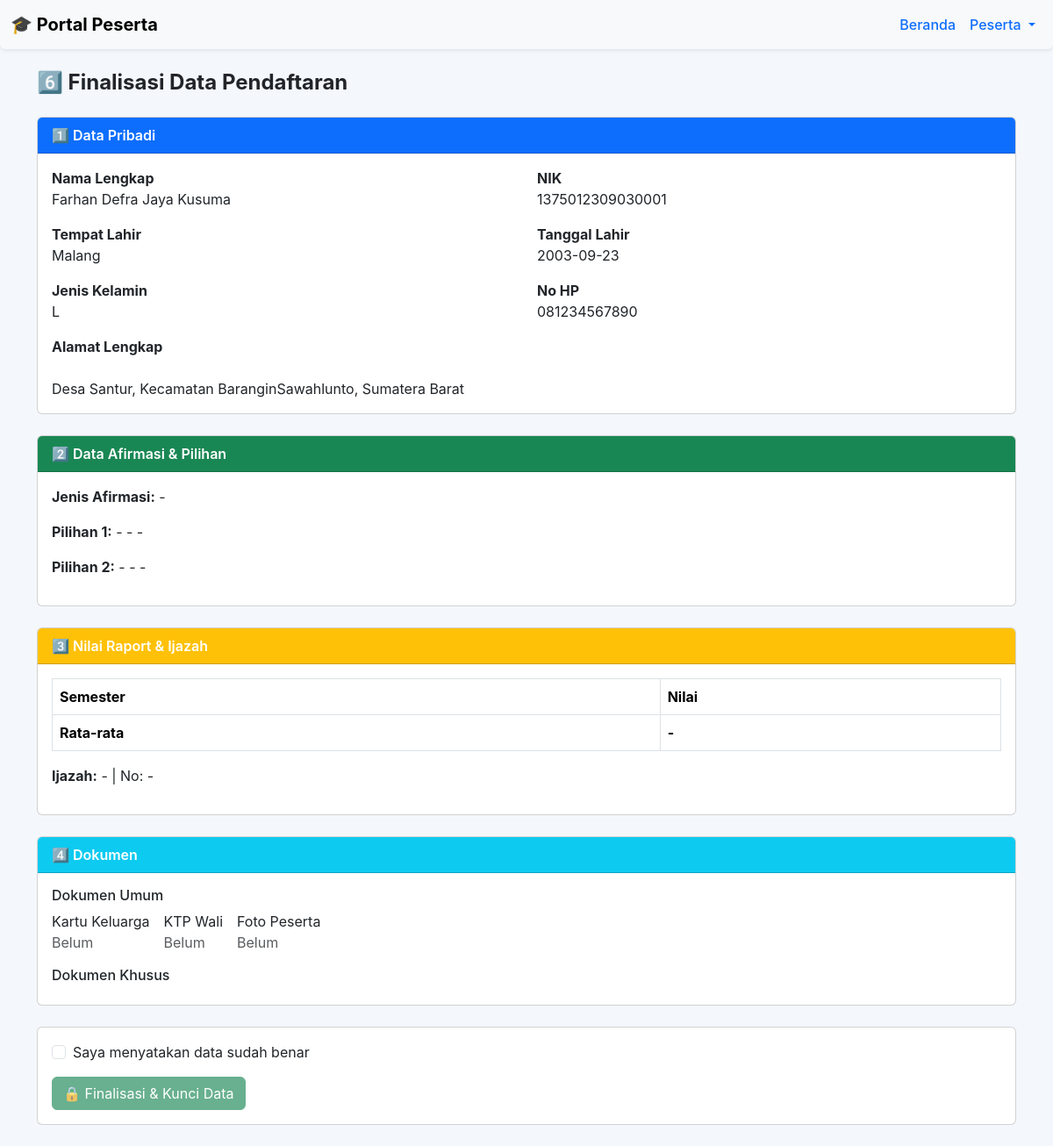
The page /spmb/peserta/afirmasi/step6_finalisasi.php (signed in) on the database its author committed.
### tables this page shows
CREATE TABLE `peserta_biodata` (
  `id_biodata` int(11) NOT NULL AUTO_INCREMENT,
  `id_user` int(11) NOT NULL,
  `nama_lengkap` varchar(150) DEFAULT NULL,
  `nama_panggilan` varchar(100) DEFAULT NULL,
  `nik` char(16) DEFAULT NULL,
  `nisn` char(10) DEFAULT NULL,
  `no_kk` char(16) DEFAULT NULL,
  `tempat_lahir` varchar(100) DEFAULT NULL,
  `tanggal_lahir` date DEFAULT NULL,
  `jenis_kelamin` enum('L','P') DEFAULT NULL,
  `agama` varchar(50) DEFAULT NULL,
  `kewarganegaraan` varchar(50) DEFAULT NULL,
  `anak_ke` int(11) DEFAULT NULL,
  `jumlah_saudara` int(11) DEFAULT NULL,
  `status_keluarga` enum('kandung','tiri','angkat') DEFAULT NULL,
  `alamat` text DEFAULT NULL,
  `jalan` varchar(150) DEFAULT NULL,
  `rt` varchar(20) DEFAULT NULL,
  `rw` varchar(20) DEFAULT NULL,
  `kelurahan` varchar(100) DEFAULT NULL,
  `kecamatan` varchar(100) DEFAULT NULL,
  `kabupaten` varchar(100) DEFAULT NULL,
  `provinsi` varchar(100) DEFAULT NULL,
  `kode_pos` char(5) DEFAULT NULL,
  `status_tinggal` varchar(50) DEFAULT NULL,
  `jarak_sekolah` varchar(50) DEFAULT NULL,
  `transportasi` varchar(50) DEFAULT NULL,
  `tinggi_badan` int(11) DEFAULT NULL,
  `berat_badan` int(11) DEFAULT NULL,
  `kebutuhan_khusus` varchar(100) DEFAULT NULL,
  `no_hp` varchar(20) DEFAULT NULL,
  `email` varchar(100) DEFAULT NULL,
  `created_at` timestamp NOT NULL DEFAULT current_timestamp(),
  PRIMARY KEY (`id_biodata`)
);

### spmb/peserta/afirmasi/step6_finalisasi.php (the view, shortened to what this page needs)
<?php
require_once "../../config/database.php";
$id_user = $_SESSION['user_id'];
$stmt = $pdo->prepare("SELECT * FROM peserta_biodata WHERE id_biodata = :id_biodata LIMIT 1");
$stmt->execute(['id_biodata' => $id_user]);
$data = $stmt->fetch(PDO::FETCH_ASSOC);
$afirmasi = $_SESSION['afirmasi'] ?? [];
$kategori = $afirmasi['jenis'] ?? '-';
$nilai    = $afirmasi['nilai'] ?? [];
$ijazah   = $afirmasi['ijazah'] ?? [];
$dokumen  = $afirmasi['dokumen'] ?? [];
$dokumen_umum = [
    'kk'        => 'Kartu Keluarga',
    'ktp_wali'  => 'KTP Wali',
    'foto'      => 'Foto Peserta'
];
?>
<?php include "../partials/header.php"; ?>
<?php include "../partials/navbar.php"; ?>
<div class="container my-4">
<h4 class="mb-4 fw-bold">6️⃣ Finalisasi Data Pendaftaran</h4>
<div class="card mb-4">
<div class="card-header bg-primary text-white fw-semibold">1️⃣ Data Pribadi</div>
<div class="card-body row">
<div class="col-md-6 mb-3"><strong>Nama Lengkap</strong><div><?= htmlspecialchars($data['nama_lengkap']) ?></div></div>
<div class="col-md-6 mb-3"><strong>NIK</strong><div><?= htmlspecialchars($data['nik']) ?></div></div>
<div class="col-md-6 mb-3"><strong>Tempat Lahir</strong><div><?= htmlspecialchars($data['tempat_lahir']) ?></div></div>
<div class="col-md-6 mb-3"><strong>Tanggal Lahir</strong><div><?= htmlspecialchars($data['tanggal_lahir']) ?></div></div>
<div class="col-md-6 mb-3"><strong>Jenis Kelamin</strong><div><?= htmlspecialchars($data['jenis_kelamin']) ?></div></div>
<div class="col-md-6 mb-3"><strong>No HP</strong><div><?= htmlspecialchars($data['no_hp']) ?></div></div>
<div class="col-12">
<strong>Alamat Lengkap</strong>
<div>
<?= htmlspecialchars($data['alamat']) ?><br>
Desa <?= htmlspecialchars($data['kelurahan']) ?>, Kecamatan <?= htmlspecialchars($data['kecamatan']) ?>
<?= htmlspecialchars($data['kabupaten']) ?>, <?= htmlspecialchars($data['provinsi']) ?>
</div>
</div>
</div>
</div>
<div class="card mb-4">
<div class="card-header bg-success text-white fw-semibold">2️⃣ Data Afirmasi & Pilihan</div>
<div class="card-body">
<p><strong>Jenis Afirmasi:</strong> <?= htmlspecialchars($kategori) ?></p>
<p><strong>Pilihan 1:</strong> <?= $afirmasi['pilihan_jurusan']['pilihan1']['sekolah'] ?? '-' ?> - <?= $afirmasi['pilihan_jurusan']['pilihan1']['jurusan'] ?? '-' ?></p>
<p><strong>Pilihan 2:</strong> <?= $afirmasi['pilihan_jurusan']['pilihan2']['sekolah'] ?? '-' ?> - <?= $afirmasi['pilihan_jurusan']['pilihan2']['jurusan'] ?? '-' ?></p>
</div>
</div>
<div class="card mb-4">
<div class="card-header bg-warning text-white fw-semibold">3️⃣ Nilai Raport & Ijazah</div>
<div class="card-body">
<table class="table table-bordered">
<thead><tr><th>Semester</th><th>Nilai</th></tr></thead>
<tbody>
<?php
$total = 0; $count = count($nilai);
?>
<tr><th>Rata-rata</th><th><?= $count ? round($total/$count,2) : '-' ?></th></tr>
</tbody>
</table>
<p><strong>Ijazah:</strong> <?= $ijazah['nilai'] ?? '-' ?> | No: <?= $ijazah['nomor'] ?? '-' ?></p>
</div>
</div>
<div class="card mb-4">
<div class="card-header bg-info text-white fw-semibold">4️⃣ Dokumen</div>
<div class="card-body">
<h6>Dokumen Umum</h6>
<div class="d-flex flex-wrap gap-3 mb-3">
<?php foreach ($dokumen_umum as $k => $v): ?>
<div class="dokumen-card">
<div class="dokumen-label"><?= $v ?></div>
<?= isset($dokumen[$k]) ? "<a href='{$dokumen[$k]}' target='_blank'>Lihat</a>" : "<span class='text-muted'>Belum</span>" ?>
</div>
<?php endforeach; ?>
</div>
<h6>Dokumen Khusus</h6>
</div>
</div>
<div class="card">
<div class="card-body">
<div class="form-check mb-3">
<input type="checkbox" id="validasi" class="form-check-input">
<label class="form-check-label">Saya menyatakan data sudah benar</label>
</div>
<form action="step7_afirmasi_kunci.php" method="post">
    <button id="btnFinalisasi" class="btn btn-success" disabled>
        🔒 Finalisasi & Kunci Data
    </button>
</form>
</div>
</div>
</div>
<?php include "../partials/footer.php"; ?>

### spmb/peserta/partials/header.php (shortened to what this page needs)
<!DOCTYPE html>
<html lang="id">
<head>
<link href="https://cdn.jsdelivr.net/npm/bootstrap@5.3.2/dist/css/bootstrap.min.css" rel="stylesheet">
</head>
<body>

### spmb/peserta/partials/navbar.php (shortened to what this page needs)
<nav class="navbar navbar-expand-lg navbar-light bg-light shadow-sm mb-4 rounded-bottom">
  <div class="container-fluid">
    <a class="navbar-brand fw-bold" href="/peserta/dashboard.php">🎓 Portal Peserta</a>
    <div class="collapse navbar-collapse" id="navbarNav">
      <ul class="navbar-nav ms-auto">
        <li class="nav-item">
          <a class="nav-link" href="/mi2a_gis/project/spmb/peserta/dashboard.php">Beranda</a>
        </li>
        <li class="nav-item dropdown">
          <a class="nav-link dropdown-toggle" href="#" role="button" data-bs-toggle="dropdown">
            <?php
              $user_name = 'Peserta';
              echo htmlspecialchars($user_name);
            ?>
          </a>
        </li>
      </ul>
    </div>
  </div>
</nav>

### spmb/peserta/partials/footer.php (shortened to what this page needs)
</body>
</html>

### spmb/peserta/partials/header.php (style rules this page uses)
body { background: #f4f7fb; font-family: 'Inter', sans-serif; }
.navbar-nav .nav-link { color: #0d6efd; font-weight: 500; }

### rows shown on the page
peserta_biodata: nama_lengkap "Farhan Defra Jaya Kusuma", nik "1375012309030001", tempat_lahir "Malang", tanggal_lahir "2003-09-23", jenis_kelamin "L", no_hp "081234567890", kelurahan "Santur", kecamatan "Barangin", kabupaten "Sawahlunto", provinsi "Sumatera Barat"

### other values the page prints
$user_name "Peserta"
$kategori "-"
$afirmasi['pilihan_jurusan']['pilihan1']['sekolah'] "-"
$afirmasi['pilihan_jurusan']['pilihan1']['jurusan'] "-"
$afirmasi['pilihan_jurusan']['pilihan2']['sekolah'] "-"
$afirmasi['pilihan_jurusan']['pilihan2']['jurusan'] "-"
$ijazah['nilai'] "-"
$ijazah['nomor'] "-"
$v "Kartu Keluarga"
$v "KTP Wali"
$v "Foto Peserta"
